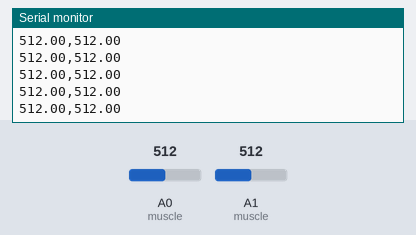
The sketch below on a simulated Arduino Nano, built with avr-gcc and run on an emulated ATmega328P. Parts: the last lines printed to the serial monitor. The test bench sets the inputs (shaded band); at power-on: A0 (muscle) = 512, A1 (muscle) = 512.

Above: at 1.2 s.
1.3 s: A0 (muscle) set to 716
At 1.35 s:
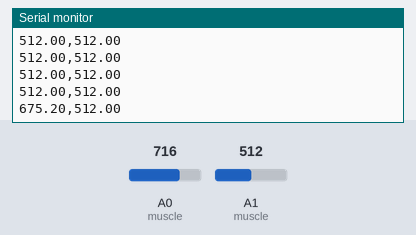
2.8 s: A1 (muscle) set to 716
At 2.82 s:
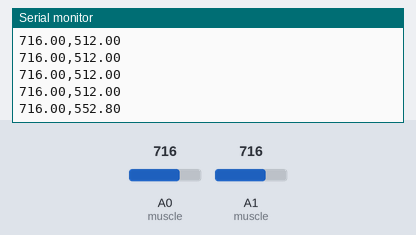
4.3 s: A0 (muscle) set to 900
At 4.35 s:
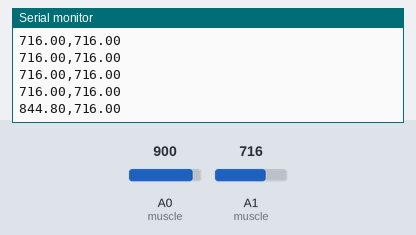
5.8 s: A1 (muscle) set to 900
At 5.82 s:
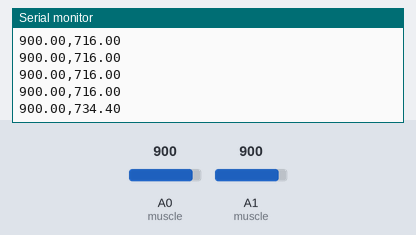
Timing chart, 0 to 8.3 s (numbered marks = the images above; inputs shaded):
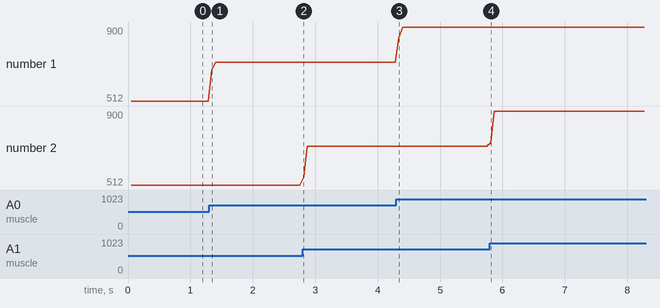

Measured:
- after the input at 1.3 s, the serial monitor: prints a new line after 0.05 s (image 1)
- after the input at 2.8 s, the serial monitor: prints a new line at once (image 2)
- after the input at 4.3 s, the serial monitor: prints a new line at once (image 3)
- after the input at 5.8 s, the serial monitor: prints a new line at once (image 4)
- plotted number 1: 512 → 716 after the input at 1.3 s, 716 → 900 after the input at 4.3 s

The sketch:

ArmQuest_emg.ino
```cpp
#define EMG1 A0
#define EMG2 A1
#define EMG3 A2
#define EMG4 A3

// Arduino Nano 33 BLE Rev3 MAC Address: 5B:86:37:1F:4E:7F

// FUNCTIONS & OUTSIDE VARIABLES
const int muscle[4]    = {EMG1, EMG2, EMG3, EMG4};
float     emg_val[4]   = {0, 0, 0, 0};
float     emg_norm[4]  = {0, 0, 0, 0};
const int emg_min[4] = {50, 40, 0, 0}; // Adjust as needed can very depending on electrode placement
const int emg_max[4] = {350, 600, 0, 0}; // Adjust as needed can very depending on electrode placement
float     emg_avg[4] = {0, 0, 0, 0};

static float angle        = 0.0;
static float emg_delta[2] = {0.0, 0.0};
int          count        = 0;


// INITIALIZATIONS
void setup() {
  Serial.begin(115200);
}


// MAIN
void loop() {
  emg_val[0] = analogRead(muscle[0]);
  emg_val[1] = analogRead(muscle[1]);
  // emg_val[2] = analogRead(muscle[2]);
  // emg_val[3] = analogRead(muscle[3]);

  if (count == 10)
  {
    // Average values (10 samples each)
    emg_avg[0] /= 10;
    emg_avg[1] /= 10;
    // emg_avg[2] /= 10;
    // emg_avg[3] /= 10;

    // // Clamp values
    // for (int i = 0; i < 4; i++)
    // {
    //   // Clamp values
    //   emg_val[i] = constrain(emg_val[i], emg_min[i], emg_max[i]);

    //   // Normalize
    //   emg_norm[i] = (float)(emg_val[i] - emg_min[i]) / (emg_max[i] - emg_min[i]);
    // }

    // // Compute signed balance: positive = front, negative = back
    // emg_delta[0] = emg_norm[0] - emg_norm[1];
    // // emg_delta[1] = emg_norm[2] - emg_norm[3];

    // // Map to angle:
    // // muscleDelta = -1 -> -45Deg (back contraction)
    // // MuscleDetla = 0 -> 0Deg (neutral)
    // // MuscleDelta = +1 -> 135Deg (front contraction)

    // (emg_delta[0] >= 0) ? angle = emg_delta[0] * 135 : emg_delta[0] * 45;
    // (emg_delta[1] >= 0) ? angle = emg_delta[1] * 135 : emg_delta[1] * 45;

    Serial.print(emg_avg[0]);
    Serial.print(',');
    Serial.println(emg_avg[1]);
    // Serial.print(',');
    // Serial.print(emg_avg[2]);
    // Serial.print(',');
    // Serial.print(emg_avg[3]);

    // Serial.println(emg_delta[0]);
    // Serial.print(',');
    // Serial.println(emg_delta[1]);

    count = 0;
    emg_avg[0] = 0;
    emg_avg[1] = 0;
  }
  else
  {
    emg_avg[0] += emg_val[0];
    emg_avg[1] += emg_val[1];
    // emg_avg[2] += emg_val[2];
    // emg_avg[3] += emg_val[3];
    count++;
  }

  // Serial.println(emg_val[0]);
  // Serial.print(',');
  // Serial.println(emg_val[1]);
  // Serial.print(',');
  // Serial.print(emg_val[2]);
  // Serial.print(',');
  // Serial.print(emg_val[3]);

  delay(5);

}
```
